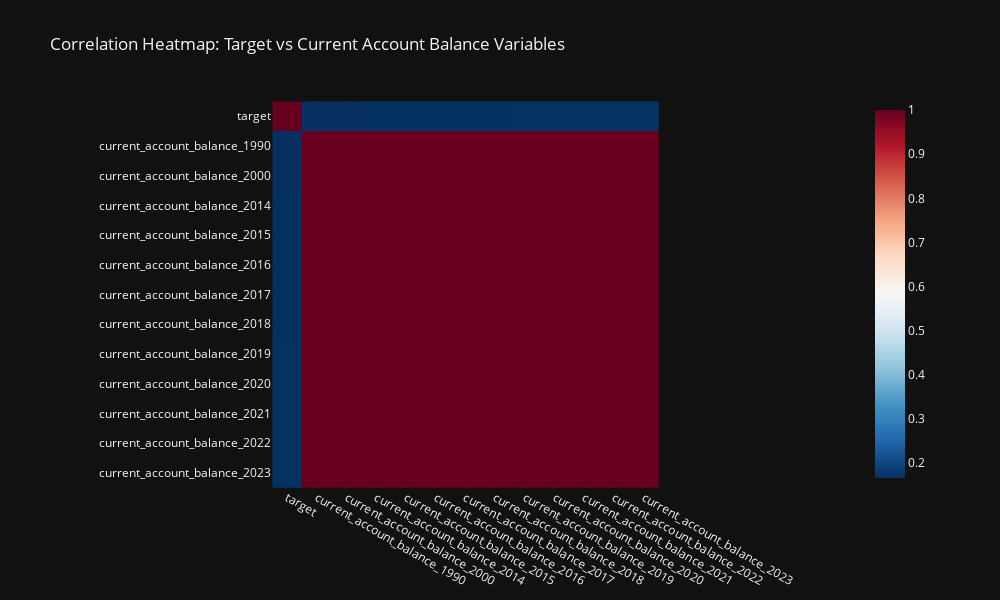

Source (notebook cell):
### Code cell
# Variables to compare
variables_to_compare = ['current_account_balance_1990', 'current_account_balance_2000',
       'current_account_balance_2014', 'current_account_balance_2015',
       'current_account_balance_2016', 'current_account_balance_2017',
       'current_account_balance_2018', 'current_account_balance_2019',
       'current_account_balance_2020', 'current_account_balance_2021',
       'current_account_balance_2022', 'current_account_balance_2023'
]

# Compute the correlation matrix for 'target' and the selected variables
columns_to_use = ['target'] + variables_to_compare
df_corr_matrix = df[columns_to_use].corr()

# Take the absolute values of the correlation matrix
df_corr_matrix_abs = df_corr_matrix.abs()

# Using Plotly Express to generate the heatmap with adjusted grid size
fig = px.imshow(df_corr_matrix_abs, 
                color_continuous_scale='RdBu_r', 
                title="Correlation Heatmap: Target vs Current Account Balance Variables", 
                template='plotly_dark', 
                width=1000,  # Set the width of the grid
                height=600)  # Set the height of the grid

# Show the plot
fig.show()

### Figure 1 — Plotly figure (JSON) as saved in the notebook; plotly's stock layout.template omitted (floating-point values rounded to 4 significant figures; data arrays with more than 128 entries replaced by an {"elided": "..."} marker saying what was removed)
{"data": [{"coloraxis": "coloraxis", "hovertemplate": "x: %{x}<br>y: %{y}<br>color: %{z}<extra></extra>", "name": "0", "type": "heatmap", "x": ["target", "current_account_balance_1990", "current_account_balance_2000", "current_account_balance_2014", "current_account_balance_2015", "current_account_balance_2016", "current_account_balance_2017", "current_account_balance_2018", "current_account_balance_2019", "current_account_balance_2020", "current_account_balance_2021", "current_account_balance_2022", "current_account_balance_2023"], "xaxis": "x", "y": ["target", "current_account_balance_1990", "current_account_balance_2000", "current_account_balance_2014", "current_account_balance_2015", "current_account_balance_2016", "current_account_balance_2017", "current_account_balance_2018", "current_account_balance_2019", "current_account_balance_2020", "current_account_balance_2021", "current_account_balance_2022", "current_account_balance_2023"], "yaxis": "y", "z": {"elided": "13x13 float values"}}], "layout": {"coloraxis": {"colorscale": [[0, "rgb(5,48,97)"], [0.1, "rgb(33,102,172)"], [0.2, "rgb(67,147,195)"], [0.3, "rgb(146,197,222)"], [0.4, "rgb(209,229,240)"], [0.5, "rgb(247,247,247)"], [0.6, "rgb(253,219,199)"], [0.7, "rgb(244,165,130)"], [0.8, "rgb(214,96,77)"], [0.9, "rgb(178,24,43)"], [1, "rgb(103,0,31)"]]}, "height": 600, "title": {"text": "Correlation Heatmap: Target vs Current Account Balance Variables"}, "width": 1000, "xaxis": {"anchor": "y", "constrain": "domain", "domain": [0, 1], "scaleanchor": "y"}, "yaxis": {"anchor": "x", "autorange": "reversed", "constrain": "domain", "domain": [0, 1]}}}
